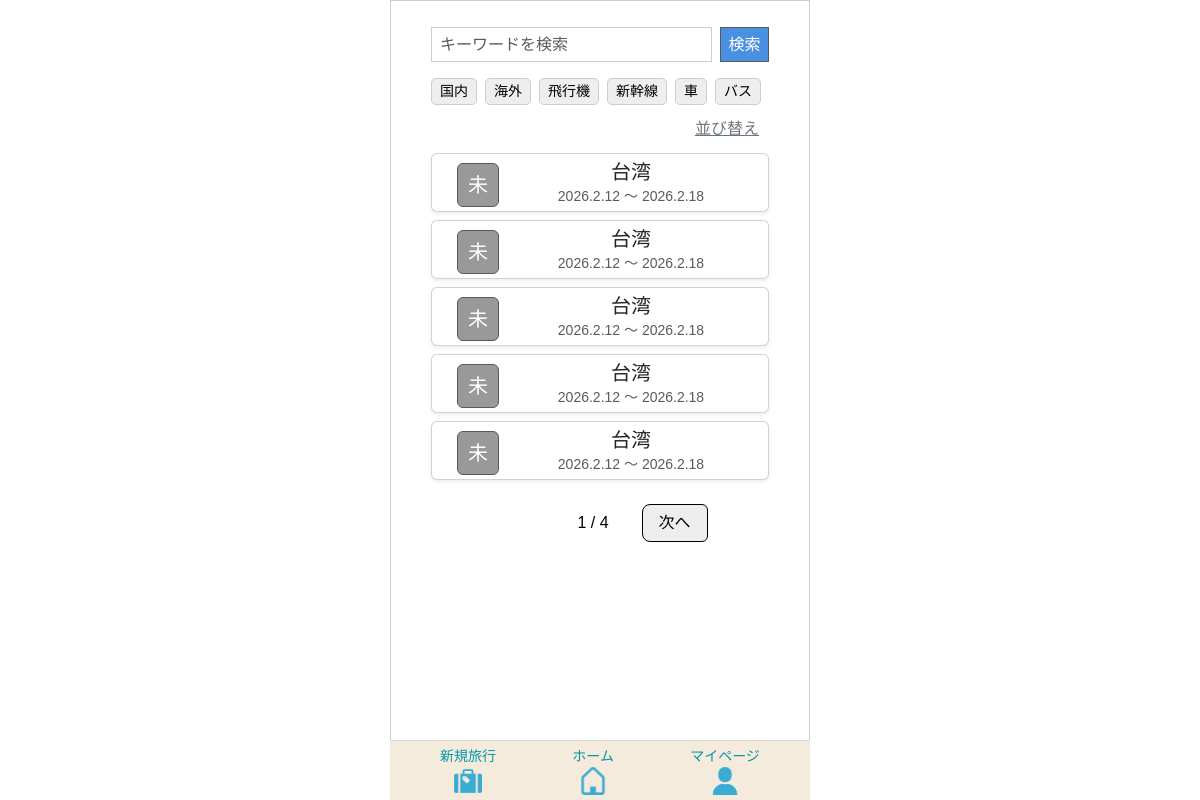
Page /home/ (signed in) on the earlier database version.
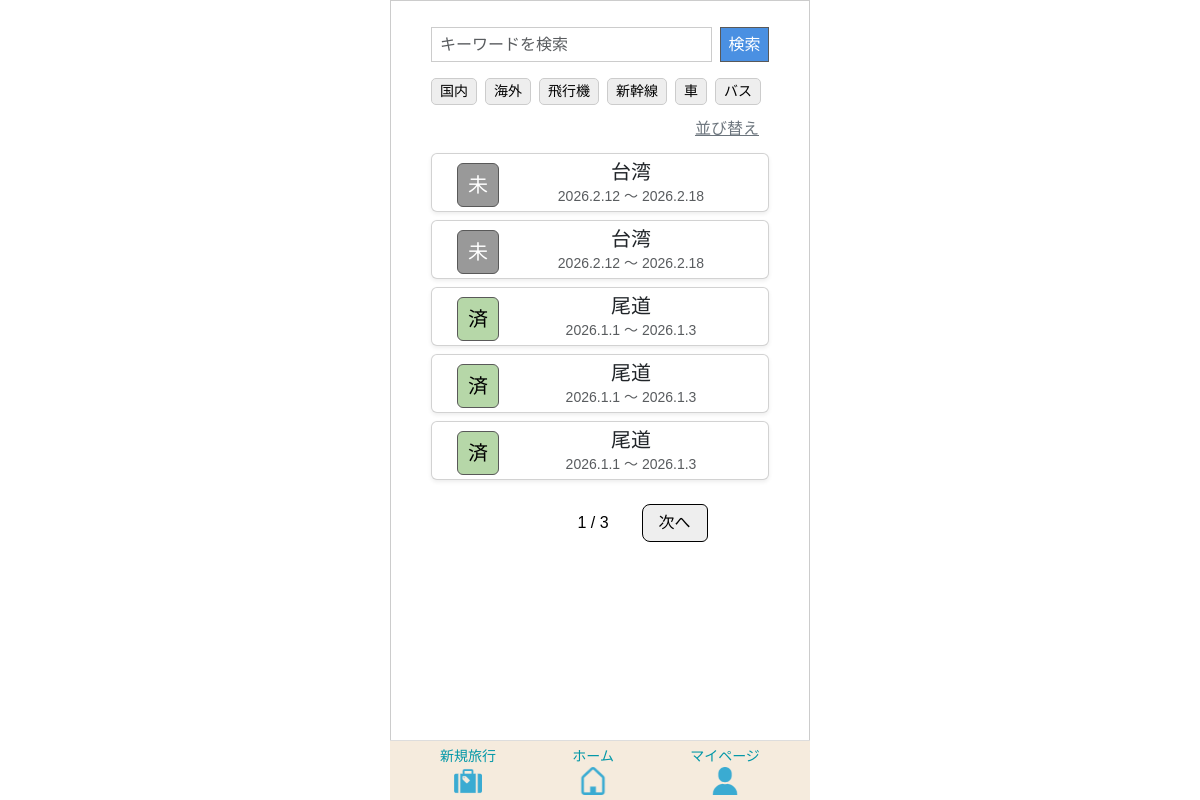
Same page on the later database version.
### app/models/travel.py (models this page shows, shortened)
class Transport(models.Model):
    class TransportType(models.IntegerChoices):
     AIRPLANE   = 0, _("飛行機")
     SHINKANSEN = 1, _("新幹線")
     CAR        = 2, _("車")
     BUS        = 3, _("バス")
     TRAIN      = 4, _("電車")
     OTHER      = 5, _("その他")
    transport_id = models.AutoField(
        primary_key=True,
        verbose_name=_("交通手段ID")
    )
    transport_type = models.IntegerField(
    choices=TransportType.choices,
    verbose_name=_("交通手段")
    )
    created_at = models.DateTimeField(
        auto_now_add=True,
        verbose_name=_("作成日")
    )
    updated_at = models.DateTimeField(
       auto_now=True,
        verbose_name=_("更新日")
    )
    class Meta:
        verbose_name = _("交通手段")
        verbose_name_plural = _("交通手段")

class Travel_info(models.Model):
    class StayType(models.IntegerChoices):
        DAY_TRIP = 0, _("日帰り")
        STAY     = 1, _("宿泊")
    class LocationType(models.IntegerChoices):
        DOMESTIC = 0, _("国内")
        OVERSEAS = 1, _("海外")
    class StatusType(models.IntegerChoices):
        NOT_DONE  = 0, _("未")
        COMPLETE  = 1, _("完")
        PROCESSED = 2, _("済")
    travel_info_id = models.AutoField(
        primary_key=True,
        verbose_name=_("旅行情報ID")
    )
    user = models.ForeignKey(
        settings.AUTH_USER_MODEL,
        on_delete=models.CASCADE,
        verbose_name=_("ユーザーID")
    )
    travel_title = models.CharField(
        max_length=100,
        verbose_name=_("旅行タイトル")
    )
    start_date = models.DateField(
        verbose_name=_("開始日")
    )
    end_date = models.DateField(
        verbose_name=_("終了日")
    )
    stay_type = models.IntegerField(
        choices=StayType.choices,
        verbose_name=_("宿泊タイプ")
    )
    location = models.IntegerField(
        choices=LocationType.choices,
        verbose_name=_("場所"),
    )
    memo = models.CharField(
        max_length=230,
        blank=True,
        verbose_name=_("メモ")
    )
    status = models.IntegerField(
        choices=StatusType.choices,
        default=0,
        verbose_name=_("ステータス")
    )
    transport = models.ManyToManyField(
        "Transport",
        through="Travelmode",
        verbose_name=_("交通手段")
    )
    created_at = models.DateTimeField(
        auto_now_add=True,
        verbose_name=_("作成日")
    )
    updated_at = models.DateTimeField(
       auto_now=True,
        verbose_name=_("更新日")
    )
    class Meta:
        verbose_name = _("旅行情報")
        verbose_name_plural = _("旅行情報")

### app/views/home.py (the view)
# urls.py: path('home/', HomeView.as_view(), name='home'),
class HomeView(LoginRequiredMixin, TemplateView):
    template_name = "home/home.html"
    login_url = "/"
    def get(self, request, *args, **kwargs):
        keyword = request.GET.get("keyword", "")
        travel_type = request.GET.getlist("travel_type")
        transport_filter = [t for t in request.GET.getlist("transport") if t]
        sort = request.GET.get("sort", "")
        travels = Travel_info.objects.filter(user=request.user)
        if keyword:
            travels = travels.filter(travel_title__icontains=keyword)
        if travel_type:
            travels = travels.filter(location__in=travel_type)
        if transport_filter:
            travels = travels.filter(transport__transport_type__in=transport_filter)
        if sort == "title_asc":
            travels = travels.order_by("travel_title")
        elif sort == "title_desc":
            travels = travels.order_by("-travel_title")
        elif sort == "date_asc":
            travels = travels.order_by("start_date")
        elif sort == "date_desc":
            travels = travels.order_by("-start_date")
        today = timezone.now().date()
        for t in travels:
            if t.end_date < today:
                t.status = "済"
                continue
            items = TravelItem.objects.filter(
                travel_category__template__travel_info=t
            )
            total = items.count()
            done = items.filter(item_checked=TravelItem.ItemChecked.YES).count()
            if total > 0 and total == done:
                t.status = "完"
            else:
                t.status = "未"
        paginator = Paginator(travels, 5)
        page = request.GET.get("page")
        travels_page = paginator.get_page(page)
        tags = Transport.objects.all()
        return render(request, self.template_name, {
            "travels": travels_page,
            "keyword": keyword,
            "tags": tags,
            "travel_type": travel_type,
            "transport": transport_filter,
            "sort": sort,
        })

### templates/home/home.html (shortened to what this page needs)
{% extends 'base.html' %}
{% load static %}
{% block extra_css %}
{{ block.super }}
<link rel="stylesheet" href="{% static 'tabipre/css/home.css' %}">
{% endblock %}
{% block content %}
<div class="container mt-3">
    <form method="GET" id="searchForm" class="d-flex mb-3">
        <input type="text" name="keyword" value="{{ keyword }}"
               class="form-control me-2 search-input"
               placeholder="キーワードを検索">
        <button class="search-btn">検索</button>
    </form>
    <div class="d-flex flex-row flex-nowrap overflow-auto mb-2">
        <a href="#"
           class="tag-badge {% if '0' in travel_type %}selected{% endif %}"
           data-type="travel_type" data-value="0">国内</a>
        <a href="#"
           class="tag-badge {% if '1' in travel_type %}selected{% endif %}"
           data-type="travel_type" data-value="1">海外</a>
        {% for tag in tags %}
            <a href="#"
               class="tag-badge {% if tag.transport_type|stringformat:'s' in transport %}selected{% endif %}"
               data-type="transport"
               data-value="{{ tag.transport_type }}">
                {{ tag.get_transport_type_display }}
            </a>
        {% endfor %}
    </div>
    <div class="sort-btn-wrapper mb-2">
        <a href="#" class="sort-btn" data-bs-toggle="modal" data-bs-target="#sortModal">
            並び替え
        </a>
    </div>
    {% for t in travels %}
        <a href="{% url 'app:travel_detail' t.travel_info_id %}" class="text-decoration-none text-dark">
            <div class="card mb-2 shadow-sm">
                <div class="card-body d-flex align-items-center">
                    <div class="align-items-center">
                        {% if t.status == "未" %}
                            <span class="badge-t status-mi">未</span>
                        {% elif t.status == "完" %}
                            <span class="badge-t status-kan">完</span>
                        {% elif t.status == "済" %}
                            <span class="badge-t status-zumi">済</span>
                        {% endif %}
                    </div>
                    <div class="flex-grow-1 d-flex flex-column justify-content-center text-center">
                        <h5 class="card-title">{{ t.travel_title }}</h5>
                        <p class="card-text text-muted">
                            {{ t.start_date|date:"Y.n.j" }} 〜 {{ t.end_date|date:"Y.n.j" }}
                        </p>
                    </div>
                </div>
            </div>
        </a>
    {% empty %}
        <p class="text-center text-muted">旅行がありません</p>
    {% endfor %}
    <div class="d-flex justify-content-center mt-4">
        <nav>
            <ul class="pagination">
                {% if travels.has_previous %}
                    <li class="page-item">
                        <a class="page-link"
                           href="?page={{ travels.previous_page_number }}&keyword={{ keyword }}&sort={{ sort }}">
                           前へ
                        </a>
                    </li>
                {% else %}
                    <li class="page-item disabled">
                    </li>
                {% endif %}
                <li class="page-item active">
                    <span class="page-link">
                        {{ travels.number }} / {{ travels.paginator.num_pages }}
                    </span>
                </li>
                {% if travels.has_next %}
                    <li class="page-item">
                        <a class="page-link"
                           href="?page={{ travels.next_page_number }}&keyword={{ keyword }}&sort={{ sort }}">
                           次へ
                        </a>
                    </li>
                {% else %}
                    <li class="page-item disabled">
                        <span class="page-link" style="visibility: hidden;">次へ</span>
                    </li>
                {% endif %}
            </ul>
        </nav>
    </div>
</div>
{% endblock %}

Differences in the rows shown:
removed Travel_info: status "未", travel_title "台湾", start_date "2026.2.12", end_date "2026.2.18"
removed Travel_info: status "未", travel_title "台湾", start_date "2026.2.12", end_date "2026.2.18"
removed Travel_info: status "未", travel_title "台湾", start_date "2026.2.12", end_date "2026.2.18"
now on this page (row unchanged): Travel_info: status "済", travel_title "尾道", start_date "2026.1.1", end_date "2026.1.3"
now on this page (row unchanged): Travel_info: status "済", travel_title "尾道", start_date "2026.1.1", end_date "2026.1.3"
now on this page (row unchanged): Travel_info: status "済", travel_title "尾道", start_date "2026.1.1", end_date "2026.1.3"
Other differences:
{{ travels.paginator.num_pages }}: "4" → "3"
